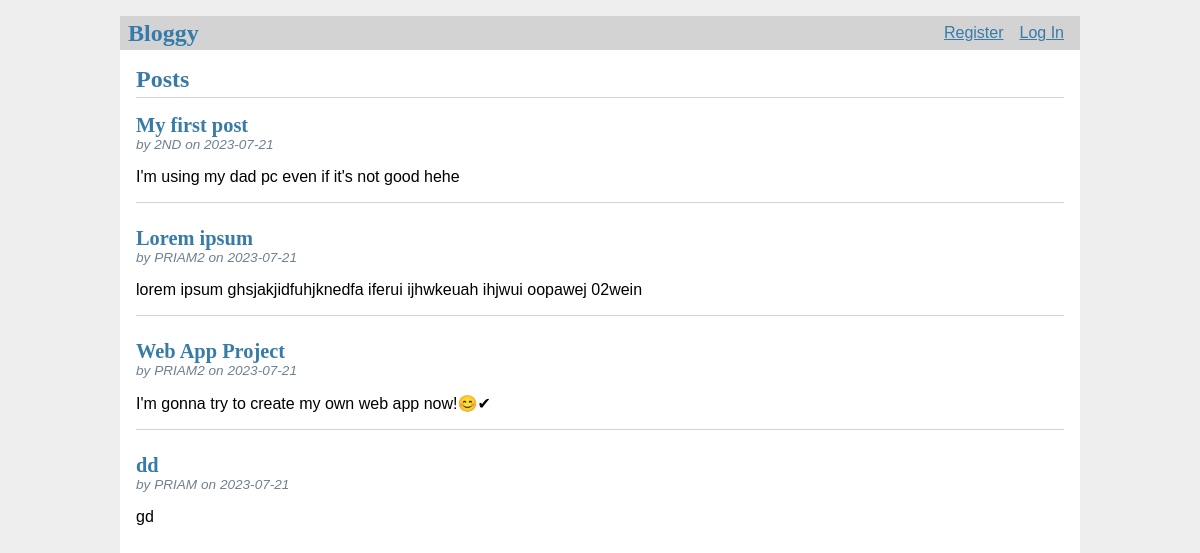
The page / on the database its author committed.
### tables this page shows
CREATE TABLE post (
  id INTEGER PRIMARY KEY AUTOINCREMENT,
  author_id INTEGER NOT NULL,
  created TIMESTAMP NOT NULL DEFAULT CURRENT_TIMESTAMP,
  title TEXT NOT NULL,
  body TEXT NOT NULL,
  FOREIGN KEY (author_id) REFERENCES user (id)
);

CREATE TABLE user (
  id INTEGER PRIMARY KEY AUTOINCREMENT,
  username TEXT UNIQUE NOT NULL,
  password TEXT NOT NULL
);

### fbloggy/blog.py (the view)
@bp.route('/')
def index():
    db = get_db()
    posts = db.execute(
        'SELECT p.id, title, body, created, author_id, username'
        ' FROM post p JOIN user u ON p.author_id = u.id'
        ' ORDER BY created DESC'
    ).fetchall()
    return render_template('blog/index.html', posts=posts)

### fbloggy/auth.py (called while the page is built)
@bp.before_app_request
def load_logged_in_user():
  user_id = session.get('user_id')
  if user_id is None:
    g.user = None
  else:
    g.user = get_db().execute('SELECT * FROM user WHERE id = ?', (user_id,)).fetchone()

### fbloggy/db.py (called while the page is built)
def get_db():
  if 'db' not in g:
    g.db = sqlite3.connect(
      current_app.config['DATABASE'],
      detect_types=sqlite3.PARSE_DECLTYPES
    )
    g.db.row_factory = sqlite3.Row
  return g.db

### fbloggy/templates/blog/index.html (shortened to what this page needs)
{% extends 'base.html' %}
{% block header %}
  <h1>{% block title %}Posts{% endblock %}</h1>
{% endblock %}
{% block content %}
  {% for post in posts %}
    <article class="post">
      <header>
        <div>
          <h1>{{ post['title'] }}</h1>
          <div class="about">by {{ post['username'] }} on {{ post['created'].strftime('%Y-%m-%d') }}</div>
        </div>
      </header>
      <p class="body">{{ post['body'] }}</p>
    </article>
    {% if not loop.last %}
      <hr>
    {% endif %}
  {% endfor %}
{% endblock %}

### fbloggy/templates/base.html (shortened to what this page needs)
<!doctype html>
<link rel="stylesheet" href="{{ url_for('static', filename='style.css') }}">
<nav>
  <h1>Bloggy</h1>
  <ul>
    {% if g.user %}
      <li><span>{{ g.user['username'] }}</span>
      <li><a href="{{ url_for('auth.logout') }}">Log Out</a>
    {% else %}
      <li><a href="{{ url_for('auth.register') }}">Register</a>
      <li><a href="{{ url_for('auth.login') }}">Log In</a>
    {% endif %}
  </ul>
</nav>
<section class="content">
  <header>
    {% block header %}{% endblock %}
  </header>
  {% block content %}{% endblock %}
</section>

### fbloggy/static/style.css (style rules this page uses)
h1 { font-family: serif; color: #377ba8; margin: 1rem 0; }
a { color: #377ba8; }
hr { border: none; border-top: 1px solid lightgray; }
nav { background: lightgray; display: flex; align-items: center; padding: 0 0.5rem; }
nav h1 { flex: auto; margin: 0; }
nav ul { display: flex; list-style: none; margin: 0; padding: 0; }
nav ul li a, nav ul li span, header .action { display: block; padding: 0.5rem; }
.content { padding: 0 1rem 1rem; }
.content > header { border-bottom: 1px solid lightgray; display: flex; align-items: flex-end; }
.content > header h1 { flex: auto; margin: 1rem 0 0.25rem 0; }
.post > header { display: flex; align-items: flex-end; font-size: 0.85em; }
.post > header > div:first-of-type { flex: auto; }
.post > header h1 { font-size: 1.5em; margin-bottom: 0; }
.post .about { color: slategray; font-style: italic; }
.post .body { white-space: pre-line; }
.content:last-child { margin-bottom: 0; }

### rows shown on the page
post: title "My first post", username "2ND", created "2023-07-21", body "I'm using my dad pc even if it's not good hehe"
post: title "Lorem ipsum", username "PRIAM2", created "2023-07-21", body "lorem ipsum ghsjakjidfuhjknedfa iferui ijhwkeuah ihjwui oopawej 02wein"
post: title "Web App Project", username "PRIAM2", created "2023-07-21", body "I'm gonna try to create my own web app now!😊✔"
post: title "dd", username "PRIAM", created "2023-07-21", body "gd"
